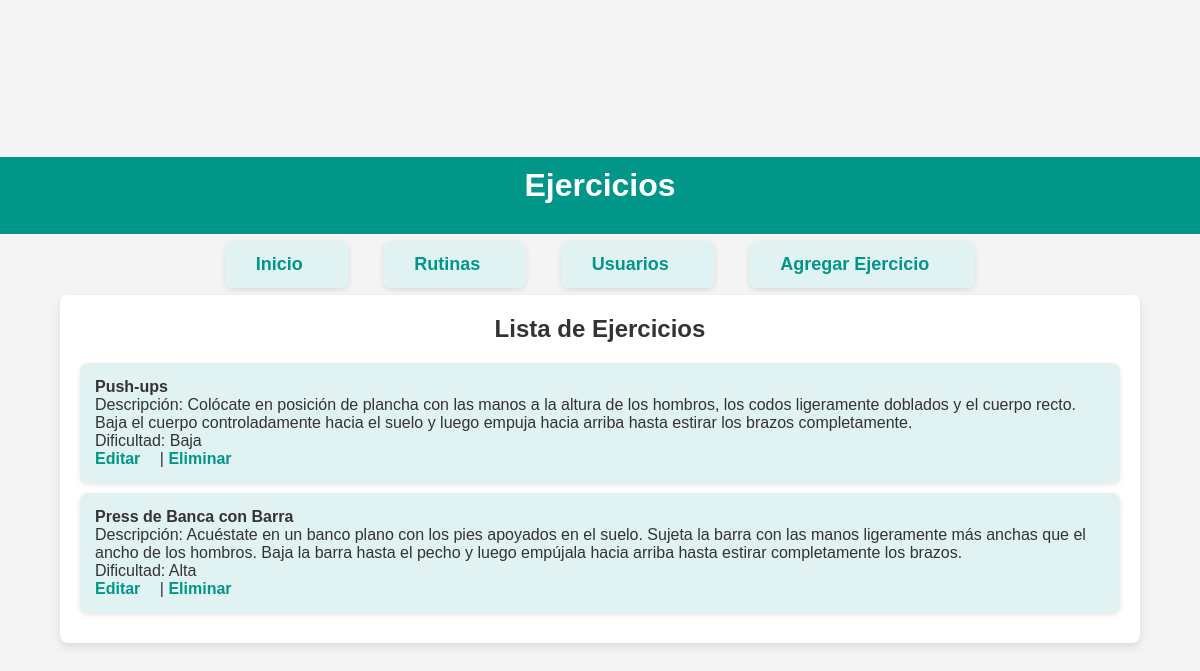
Page /ejercicios/ on the committed database.
### gitapp/models.py (models this page shows, shortened)
class Ejercicio(models.Model):
    nombre = models.CharField(max_length=100)
    descripcion = models.TextField()
    dificultad = models.CharField(max_length=50)

### gitapp/views.py (the view)
# urls.py: path('ejercicios/', views.ejercicios, name='ejercicios'),
def ejercicios(request):
    ejercicios = Ejercicio.objects.all()
    return render(request, 'gitapp/ejercicios.html', {'ejercicios': ejercicios})

### gitapp/templates/gitapp/ejercicios.html (shortened to what this page needs)
{% load static %}
<!DOCTYPE html>
<html lang="es">
<head>
    <link rel="stylesheet" href="{% static 'gitapp/estilo.css' %}">
</head>
<body>
<header>
    <h1>Ejercicios</h1>
</header>
<nav>
    <ul>
        <li><a href="{% url 'index' %}">Inicio</a></li>
        <li><a href="{% url 'rutinas' %}">Rutinas</a></li>
        <li><a href="{% url 'usuarios' %}">Usuarios</a></li>
        <li><a href="{% url 'agregar_ejercicio' %}">Agregar Ejercicio</a></li>
    </ul>
</nav>
<main>
    <h2>Lista de Ejercicios</h2>
    <ul>
        {% for ejercicio in ejercicios %}
            <li>
                <strong>{{ ejercicio.nombre }}</strong><br>
                Descripción: {{ ejercicio.descripcion }}<br>
                Dificultad: {{ ejercicio.dificultad }}<br>
                <a href="{% url 'editar_ejercicio' ejercicio.id %}">Editar</a> |
                <a href="{% url 'eliminar_ejercicio' ejercicio.id %}">Eliminar</a>
            </li>
        {% endfor %}
    </ul>
</main>
</body>
</html>

### gitapp/static/gitapp/estilo.css (style rules this page uses)
* { margin: 0; padding: 0; box-sizing: border-box; }
body { font-family: Arial, sans-serif; background-color: #f4f4f4; color: #333; display: flex; justify-content: center; align-items: center; height: 100vh; flex-direction: column; }
header { background-color: #009688; color: white; width: 100%; text-align: center; padding: 10px 0; }
main { width: 90%; max-width: 1200px; background-color: #fff; border-radius: 8px; box-shadow: 0 4px 8px rgba(0, 0, 0, 0.1); padding: 20px; margin-top: 20px; }
nav { width: 100%; text-align: center; margin-top: 20px; }
nav ul { list-style: none; padding: 0; }
nav ul li { display: inline; margin: 0 15px; }
nav ul li a { text-decoration: none; font-size: 18px; color: #009688; padding: 8px 16px; border-radius: 4px; transition: background-color 0.3s ease; }
h1, h2 { text-align: center; margin-bottom: 20px; }
ul { list-style: none; padding-left: 0; }
ul li { background-color: #e0f2f1; padding: 15px; margin-bottom: 10px; border-radius: 8px; box-shadow: 0 2px 5px rgba(0, 0, 0, 0.1); }
ul li a { margin-right: 15px; color: #009688; text-decoration: none; font-weight: bold; transition: color 0.3s ease; }

### rows in the picture
Ejercicio: nombre "Push-ups", descripcion "Colócate en posición de plancha con las manos a la altura de los hombros, los codos ligeramente doblados y el cuerpo recto. Baja el cuerpo controladamente hacia el suelo y luego empuja hacia arriba hasta estirar los brazos completamente.", dificultad "Baja"
Ejercicio: nombre "Press de Banca con Barra", descripcion "Acuéstate en un banco plano con los pies apoyados en el suelo. Sujeta la barra con las manos ligeramente más anchas que el ancho de los hombros. Baja la barra hasta el pecho y luego empújala hacia arriba hasta estirar completamente los brazos.", dificultad "Alta"
